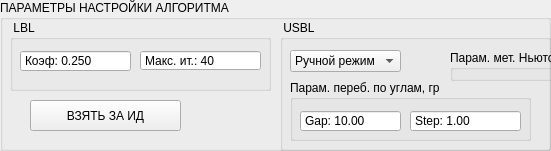
   <widget class="QGroupBox" name="groupBox_10">
    <property name="geometry">
     <rect>
      <x>20</x>
      <y>440</y>
      <width>551</width>
      <height>151</height>
     </rect>
    </property>
    <property name="title">
     <string>ПАРАМЕТРЫ НАСТРОЙКИ АЛГОРИТМА</string>
    </property>
    <widget class="QGroupBox" name="groupBox_4">
     <property name="geometry">
      <rect>
       <x>10</x>
       <y>20</y>
       <width>261</width>
       <height>71</height>
      </rect>
     </property>
     <property name="title">
      <string> LBL</string>
     </property>
     <widget class="QDoubleSpinBox" name="doubleSpinBox_18">
      <property name="geometry">
       <rect>
        <x>10</x>
        <y>30</y>
        <width>111</width>
        <height>22</height>
       </rect>
      </property>
      <property name="buttonSymbols">
       <enum>QAbstractSpinBox::NoButtons</enum>
      </property>
      <property name="prefix">
       <string>Коэф: </string>
      </property>
      <property name="suffix">
       <string/>
      </property>
      <property name="decimals">
       <number>3</number>
      </property>
      <property name="maximum">
       <double>2.000000000000000</double>
      </property>
      <property name="singleStep">
       <double>0.001000000000000</double>
      </property>
      <property name="value">
       <double>0.250000000000000</double>
      </property>
     </widget>
     <widget class="QDoubleSpinBox" name="doubleSpinBox_32">
      <property name="geometry">
       <rect>
        <x>130</x>
        <y>30</y>
        <width>121</width>
        <height>21</height>
       </rect>
      </property>
      <property name="buttonSymbols">
       <enum>QAbstractSpinBox::NoButtons</enum>
      </property>
      <property name="prefix">
       <string>Макс. ит.: </string>
      </property>
      <property name="suffix">
       <string/>
      </property>
      <property name="decimals">
       <number>0</number>
      </property>
      <property name="minimum">
       <double>0.000000000000000</double>
      </property>
      <property name="maximum">
       <double>200.000000000000000</double>
      </property>
      <property name="singleStep">
       <double>1.000000000000000</double>
      </property>
      <property name="value">
       <double>40.000000000000000</double>
      </property>
     </widget>
    </widget>
    <widget class="QGroupBox" name="groupBox_tuneUSBL">
     <property name="geometry">
      <rect>
       <x>280</x>
       <y>20</y>
       <width>271</width>
       <height>131</height>
      </rect>
     </property>
     <property name="title">
      <string> USBL</string>
     </property>
     <widget class="QComboBox" name="comboBox_9">
      <property name="geometry">
       <rect>
        <x>10</x>
        <y>30</y>
        <width>132</width>
        <height>25</height>
       </rect>
      </property>
      <property name="toolTipDuration">
       <number>-1</number>
      </property>
      <property name="currentText">
       <string>Ручной режим</string>
      </property>
      <property name="currentIndex">
       <number>0</number>
      </property>
      <property name="sizeAdjustPolicy">
       <enum>QComboBox::AdjustToContents</enum>
      </property>
      <property name="modelColumn">
       <number>0</number>
      </property>
      <item>
       <property name="text">
        <string>Ручной режим</string>
       </property>
      </item>
      <item>
       <property name="text">
        <string>Ньютон</string>
       </property>
      </item>
     </widget>
     <widget class="QGroupBox" name="groupBox_7">
      <property name="geometry">
       <rect>
        <x>10</x>
        <y>60</y>
        <width>241</width>
        <height>61</height>
       </rect>
      </property>
      <property name="title">
       <string>Парам. переб. по углам, гр</string>
      </property>
      <widget class="QDoubleSpinBox" name="doubleSpinBox_19">
       <property name="geometry">
        <rect>
         <x>120</x>
         <y>30</y>
         <width>111</width>
         <height>22</height>
        </rect>
       </property>
       <property name="buttonSymbols">
        <enum>QAbstractSpinBox::NoButtons</enum>
       </property>
       <property name="prefix">
        <string>Step: </string>
       </property>
       <property name="suffix">
        <string/>
       </property>
       <property name="decimals">
        <number>2</number>
       </property>
       <property name="maximum">
        <double>100.000000000000000</double>
       </property>
       <property name="singleStep">
        <double>1.000000000000000</double>
       </property>
       <property name="value">
        <double>1.000000000000000</double>
       </property>
      </widget>
      <widget class="QDoubleSpinBox" name="doubleSpinBox_20">
       <property name="geometry">
        <rect>
         <x>10</x>
         <y>30</y>
         <width>101</width>
         <height>22</height>
        </rect>
       </property>
       <property name="buttonSymbols">
        <enum>QAbstractSpinBox::NoButtons</enum>
       </property>
       <property name="prefix">
        <string>Gap: </string>
       </property>
       <property name="suffix">
        <string/>
       </property>
       <property name="decimals">
        <number>2</number>
       </property>
       <property name="maximum">
        <double>1000.000000000000000</double>
       </property>
       <property name="singleStep">
        <double>1.000000000000000</double>
       </property>
       <property name="value">
        <double>10.000000000000000</double>
       </property>
      </widget>
     </widget>
     <widget class="QGroupBox" name="groupBox_9">
      <property name="geometry">
       <rect>
        <x>170</x>
        <y>30</y>
        <width>191</width>
        <height>31</height>
       </rect>
      </property>
      <property name="title">
       <string>Парам. мет. Ньютона</string>
      </property>
      <widget class="QDoubleSpinBox" name="doubleSpinBox_37">
       <property name="geometry">
        <rect>
         <x>120</x>
         <y>40</y>
         <width>121</width>
         <height>21</height>
        </rect>
       </property>
       <property name="buttonSymbols">
        <enum>QAbstractSpinBox::NoButtons</enum>
       </property>
       <property name="prefix">
        <string>Макс. ит.: </string>
       </property>
       <property name="suffix">
        <string/>
       </property>
       <property name="decimals">
        <number>0</number>
       </property>
       <property name="minimum">
        <double>0.000000000000000</double>
       </property>
       <property name="maximum">
        <double>10000.000000000000000</double>
       </property>
       <property name="singleStep">
        <double>1.000000000000000</double>
       </property>
       <property name="value">
        <double>200.000000000000000</double>
       </property>
      </widget>
      <widget class="QDoubleSpinBox" name="doubleSpinBox_22">
       <property name="geometry">
        <rect>
         <x>10</x>
         <y>40</y>
         <width>101</width>
         <height>22</height>
        </rect>
       </property>
       <property name="buttonSymbols">
        <enum>QAbstractSpinBox::NoButtons</enum>
       </property>
       <property name="prefix">
        <string>Коэф: </string>
       </property>
       <property name="suffix">
        <string/>
       </property>
       <property name="decimals">
        <number>3</number>
       </property>
       <property name="maximum">
        <double>2.000000000000000</double>
       </property>
       <property name="singleStep">
        <double>0.001000000000000</double>
       </property>
       <property name="value">
        <double>0.025000000000000</double>
       </property>
      </widget>
     </widget>
    </widget>
    <widget class="QPushButton" name="pushButton_5">
     <property name="geometry">
      <rect>
       <x>30</x>
       <y>100</y>
       <width>151</width>
       <height>31</height>
      </rect>
     </property>
     <property name="text">
      <string>ВЗЯТЬ ЗА ИД</string>
     </property>
    </widget>
   </widget>
